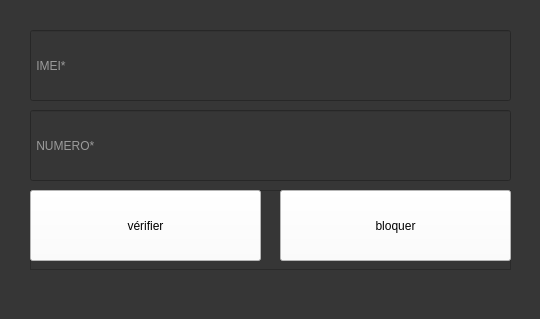
<?xml version="1.0" encoding="UTF-8"?>
<ui version="4.0">
 <class>appmain</class>
 <widget class="QMainWindow" name="appmain">
  <property name="geometry">
   <rect>
    <x>0</x>
    <y>0</y>
    <width>540</width>
    <height>319</height>
   </rect>
  </property>
  <property name="windowTitle">
   <string>MainWindow</string>
  </property>
  <property name="styleSheet">
   <string notr="true">background-color: rgb(54, 54, 54);
color: rgb(255, 255, 255);</string>
  </property>
  <widget class="QWidget" name="centralwidget">
   <widget class="QLineEdit" name="IMEI">
    <property name="geometry">
     <rect>
      <x>30</x>
      <y>30</y>
      <width>481</width>
      <height>71</height>
     </rect>
    </property>
    <property name="styleSheet">
     <string notr="true">font: 26pt &quot;MS Shell Dlg 2&quot;;
color: rgb(255, 255, 255);</string>
    </property>
    <property name="maxLength">
     <number>15</number>
    </property>
    <property name="placeholderText">
     <string> IMEI*</string>
    </property>
   </widget>
   <widget class="QLineEdit" name="NUMBER">
    <property name="geometry">
     <rect>
      <x>30</x>
      <y>110</y>
      <width>481</width>
      <height>71</height>
     </rect>
    </property>
    <property name="styleSheet">
     <string notr="true">font: 26pt &quot;MS Shell Dlg 2&quot;;
color: rgb(255, 255, 255);</string>
    </property>
    <property name="maxLength">
     <number>8</number>
    </property>
    <property name="placeholderText">
     <string> NUMERO*</string>
    </property>
   </widget>
   <widget class="QFrame" name="frame">
    <property name="geometry">
     <rect>
      <x>30</x>
      <y>190</y>
      <width>481</width>
      <height>80</height>
     </rect>
    </property>
    <property name="frameShape">
     <enum>QFrame::StyledPanel</enum>
    </property>
    <property name="frameShadow">
     <enum>QFrame::Raised</enum>
    </property>
    <widget class="QPushButton" name="verifier">
     <property name="geometry">
      <rect>
       <x>0</x>
       <y>0</y>
       <width>231</width>
       <height>71</height>
      </rect>
     </property>
     <property name="styleSheet">
      <string notr="true">background-color: rgb(255, 255, 255);
color: rgb(0, 0, 0);
font: 18pt &quot;Arial&quot;;</string>
     </property>
     <property name="text">
      <string>vérifier</string>
     </property>
    </widget>
    <widget class="QPushButton" name="bloquer">
     <property name="geometry">
      <rect>
       <x>250</x>
       <y>0</y>
       <width>231</width>
       <height>71</height>
      </rect>
     </property>
     <property name="styleSheet">
      <string notr="true">background-color: rgb(255, 255, 255);
color: rgb(0, 0, 0);
font: 18pt &quot;Arial&quot;;</string>
     </property>
     <property name="text">
      <string>bloquer</string>
     </property>
    </widget>
   </widget>
  </widget>
  <widget class="QStatusBar" name="statusbar"/>
 </widget>
 <resources/>
 <connections/>
</ui>
